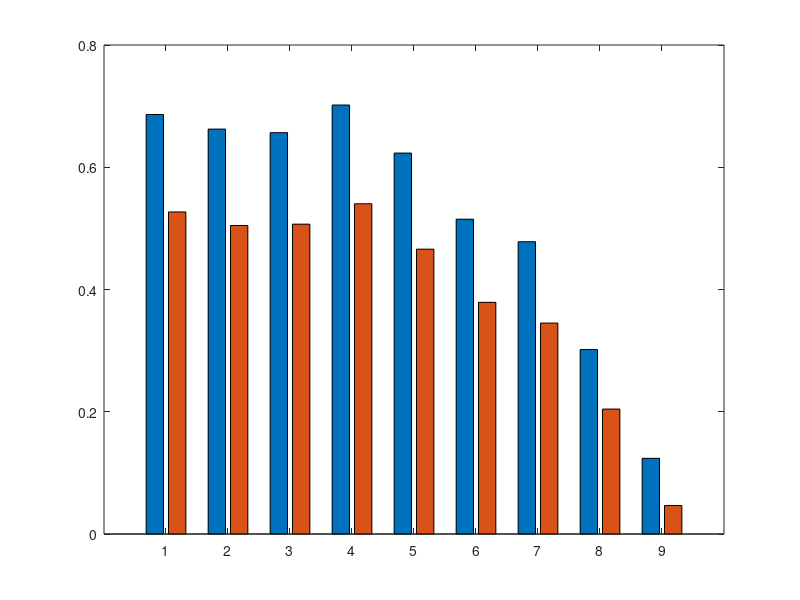

Write the MATLAB code that produced this figure.
y=[0.6863 0.5269; 0.6624 0.5047; 0.6566 0.5069; 0.7018 0.5403; 0.6232 0.466; 0.515 0.379; 0.4782 0.3451; 0.3018 0.2044; 0.1238 0.0466];
bar(y)
